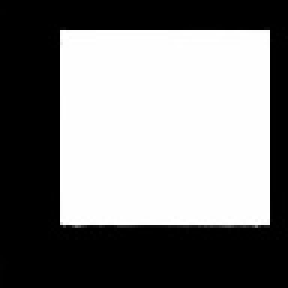
#> input picture mp42file/1.jpg, 96 x 96 px, found by its file name (shown 3 times larger)
$ python getLines.py
#> lines starting #> are read from the running program, lines starting #| are printed output that depends on the picture; after the words box and inside, x2 and y2 are one past the last pixel; in counts of white or black regions, pixels touching at a corner belong together
import cv2
import numpy as np

img = cv2.imread('/Users/yaoyuhang/AI公司/AI服务器/data/ultrasound/TCC_ultrasound/KONIKA-P2-REC-20_09_08_10_38_45/1.jpg')
#> img is the input picture: shape (96, 96, 3); min 0, max 255, mean 125.7
gray = cv2.cvtColor(img, cv2.COLOR_BGR2GRAY)
edges = cv2.Canny(gray, 50, 120)
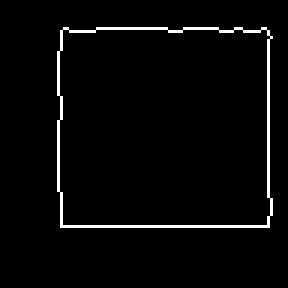
#> edges: shape (96, 96) (shown 3 times larger); 2.9% white in thin lines or dots, all inside (x1, y1, x2, y2) = (19, 9, 91, 76)
minLineLength = 20
maxLineGap = 5
lines = cv2.HoughLinesP(edges, 1.0, np.pi / 180, 20, minLineLength, maxLineGap)
#> lines = [[27, 75, 83, 75], [19, 63, 19, 40], [89, 65, 89, 13], [32, 9, 55, 9], [20, 64, 20, 75], [23, 10, 31, 10], [19, 17, 19, 31]]
for line in lines:
    for x1, y1, x2, y2 in line:
        cv2.line(img, (x1, y1), (x2, y2), (0, 0, 255), 1)
#> this loop made 7 passes
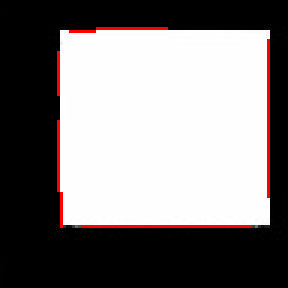
#> img: shape (96, 96, 3) (shown 3 times larger); 2.11% of pixels changed, all inside (x1, y1, x2, y2) = (19, 9, 90, 76)

cv2.imshow("lines", img)
cv2.waitKey()
cv2.destroyAllWindows()

$ run again, with mp42file/7.jpg copied over mp42file/1.jpg
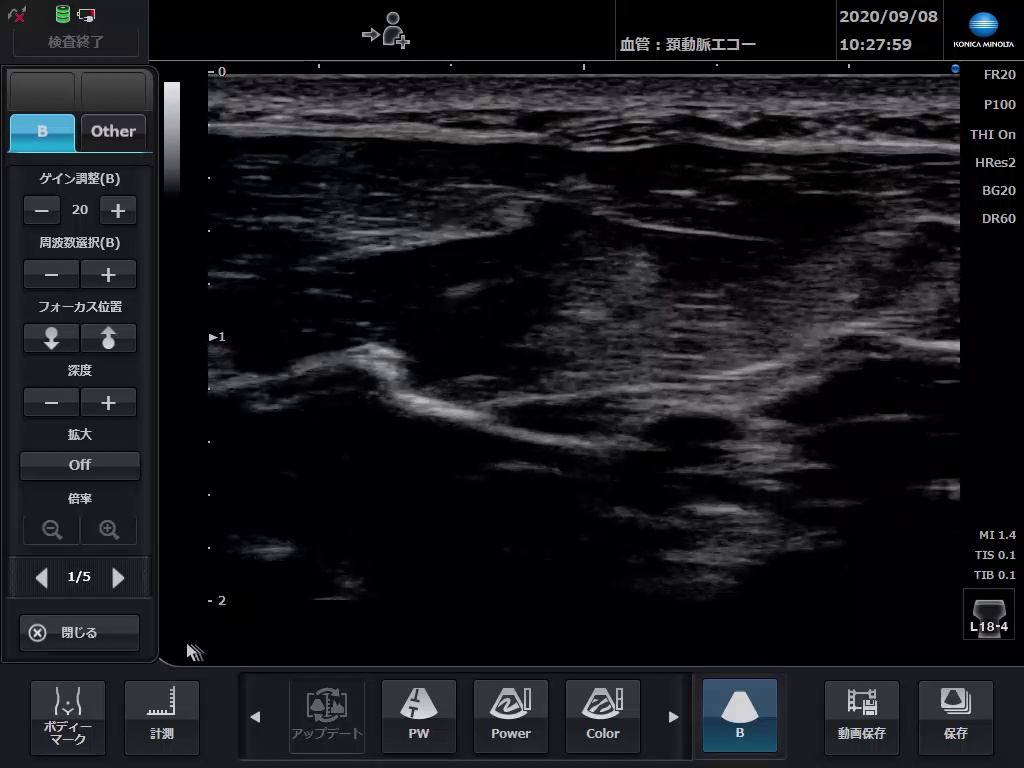
#> input picture mp42file/7.jpg, 1024 x 768 px, found by its file name
#> img is the input picture: shape (768, 1024, 3); mean B, G, R 27.1, 24, 23.5
#> `edges = cv2.Canny(gray, 50, 120)`:
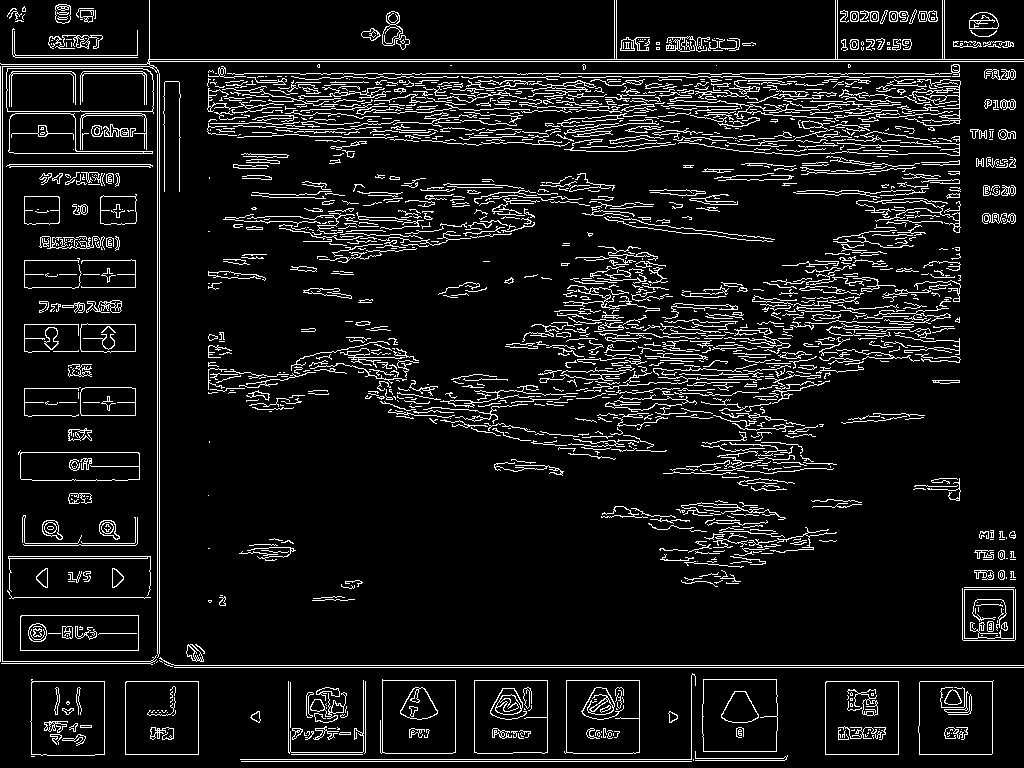
#> edges: shape (768, 1024); 9.1% white in thin lines or dots
#> lines = 1403 rows, first 6: [148, 61, 1023, 61], [148, 59, 1023, 59], [174, 667, 1023, 667], [0, 661, 0, 66], [174, 665, 1023, 665], [241, 761, 691, 761]
#> the loop `for line in lines:` made 1403 passes
#> after the loop `for line in lines:`:
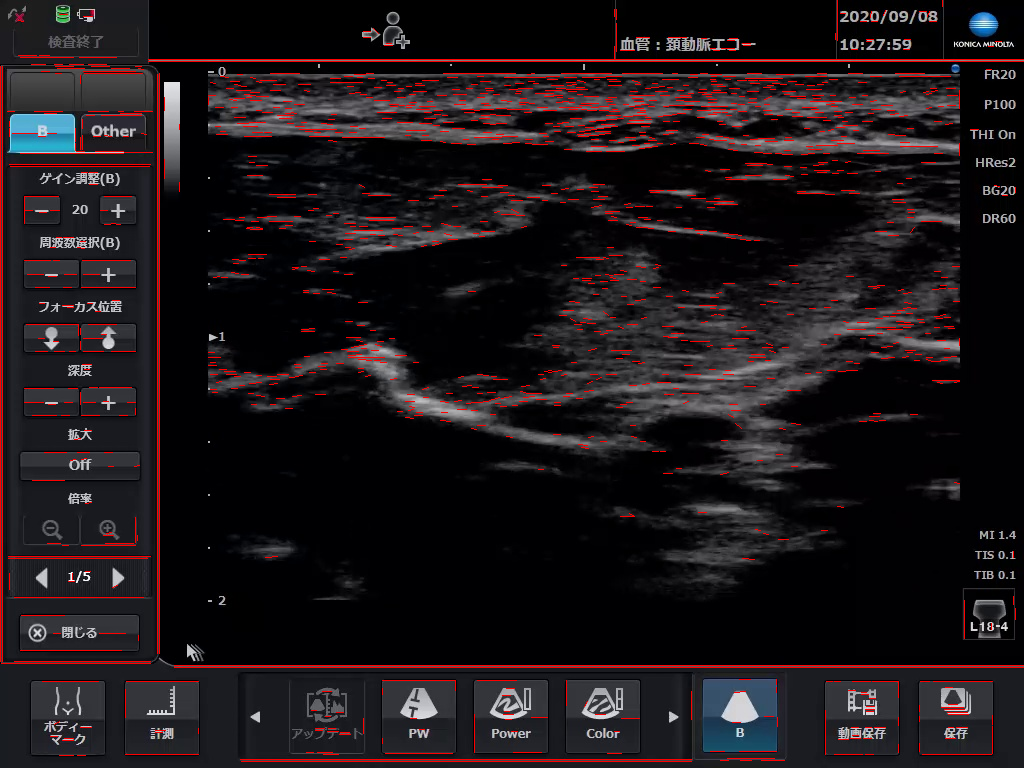
#> img: shape (768, 1024, 3); 2.86% of pixels changed, all inside (x1, y1, x2, y2) = (0, 0, 1024, 762)

$ run again, with mp42file/7cut.jpg copied over mp42file/1.jpg
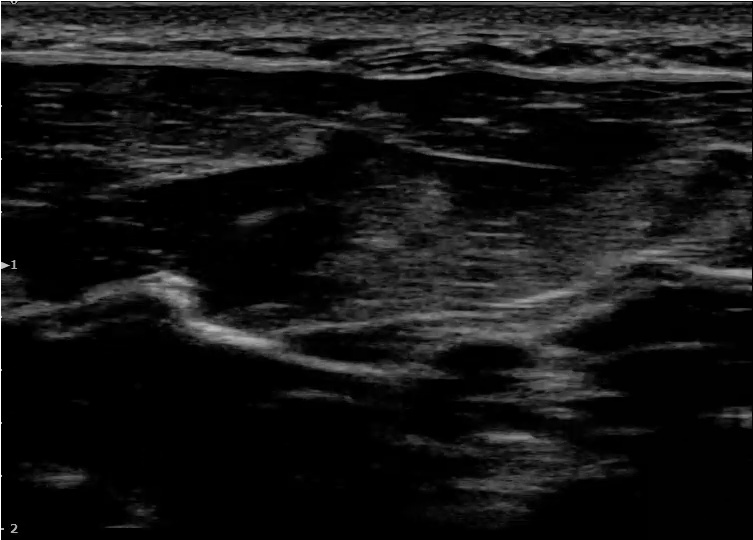
#> input picture mp42file/7cut.jpg, 753 x 540 px, found by its file name
#> img is the input picture: shape (540, 753, 3); min 0, max 255, mean 22.3
#> `edges = cv2.Canny(gray, 50, 120)`:
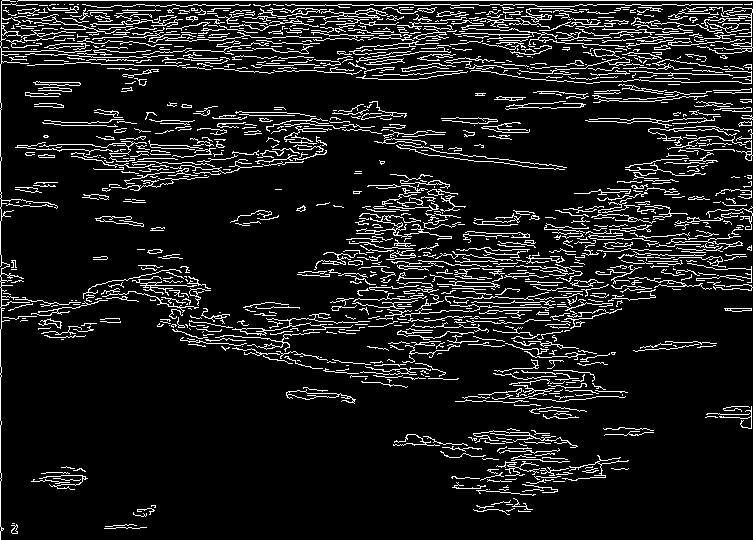
#> edges: shape (540, 753); 10.7% white in thin lines or dots
#> lines = 1024 rows, first 6: [18, 0, 752, 0], [166, 28, 181, 28], [316, 60, 330, 60], [295, 64, 314, 64], [373, 31, 390, 31], [340, 34, 347, 34]
#> the loop `for line in lines:` made 1024 passes
#> after the loop `for line in lines:`:
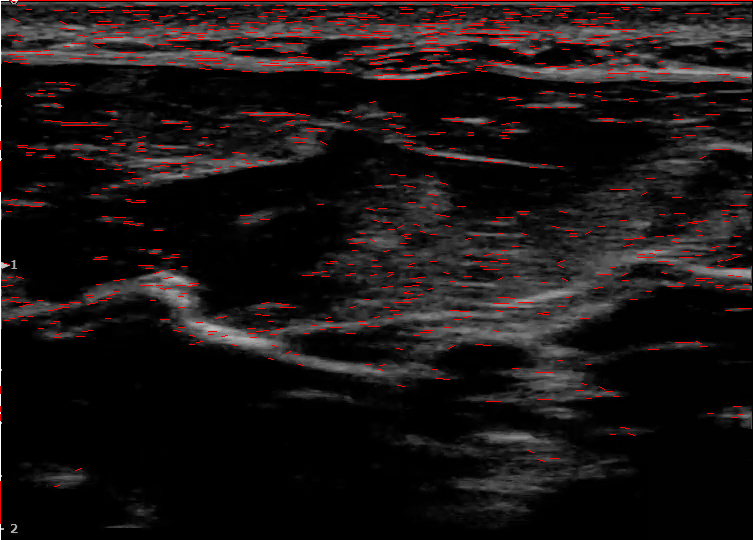
#> img: shape (540, 753, 3); 2.47% of pixels changed, all inside (x1, y1, x2, y2) = (0, 0, 753, 524)
